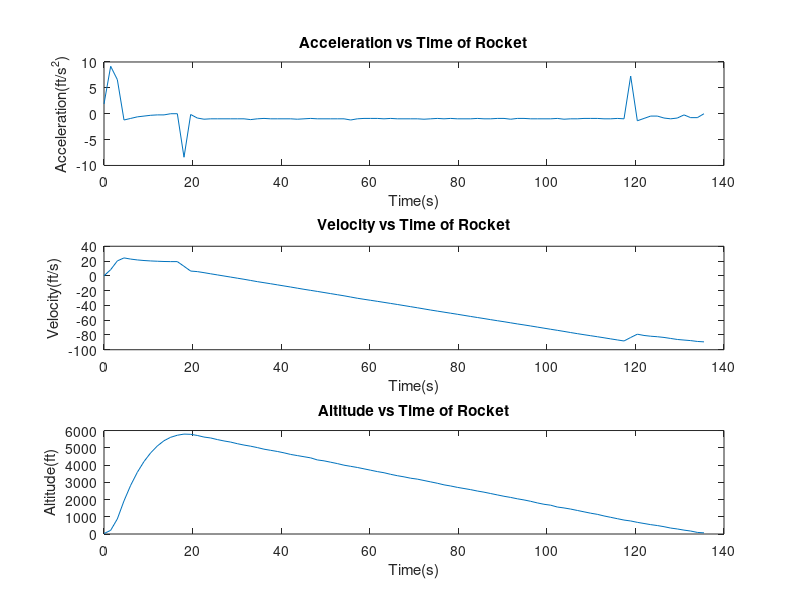

Reproduce this figure in MATLAB.
%%%%%%%%%%%%%%%%%%%%%%%%%%%%%%%%%%%%%%%%%%%%%%%%%%%%%%%%%%%%%%%%%%%%%
% ENGR 133 
% Program Description Calculate velocity of a rocket over a time interval
% given some data
%
% Assignment Information
%   Assignment:     Ma3 Task7
%   Author:         Name, login@purdue.edu
%   Team ID:        LC1-04
%  	Contributor:    Roshan Sundar
%%%%%%%%%%%%%%%%%%%%%%%%%%%%%%%%%%%%%%%%%%%%%%%%%%%%%%%%%%%%%%%%%%%%%
%% ____________________
%% INITIALIZATION
Data = csvread('Data_RDAS.csv',1,0);
Time = Data(:,1);
Altitude = Data(:,2);
Accel = Data(:,3);

%% ____________________
%% CALCULATIONS
Velocity = [0];
for t=2:numel(Time)
    currentVel = 0;
    for k=2:t
        currentVel = currentVel +((Time(k)-Time(k-1))*(Accel(k)+Accel(k-1))/2);
    end
    Velocity = [Velocity; currentVel];
end

[maxVel, maxVel_i] = max(Velocity);
maxVel_time = Time(maxVel_i);
%% ____________________
%% FIGURE DISPLAY
subplot(3,1,1)
plot(Time, Accel)
title('Acceleration vs Time of Rocket')
xlabel('Time(s)')
ylabel('Acceleration(ft/s^2)')

subplot(3,1,2)
plot(Time, Velocity)
title('Velocity vs Time of Rocket')
xlabel('Time(s)')
ylabel('Velocity(ft/s)')

subplot(3,1,3)
plot(Time, Altitude)
title('Altitude vs Time of Rocket')
xlabel('Time(s)')
ylabel('Altitude(ft)')

%% ____________________
%% TEXT DISPLAY
fprintf('The maximum launch velocity is %0.4f ft/s and occurs at %0.3f s\n', maxVel, maxVel_time)

%% ____________________
%% ACADEMIC INTEGRITY STATEMENT
% I have not used source code obtained from any other unauthorized
% source, either modified or unmodified.  I have not provided
% access to my code to anyone in any way. The script I am 
% submitting is my own original work.